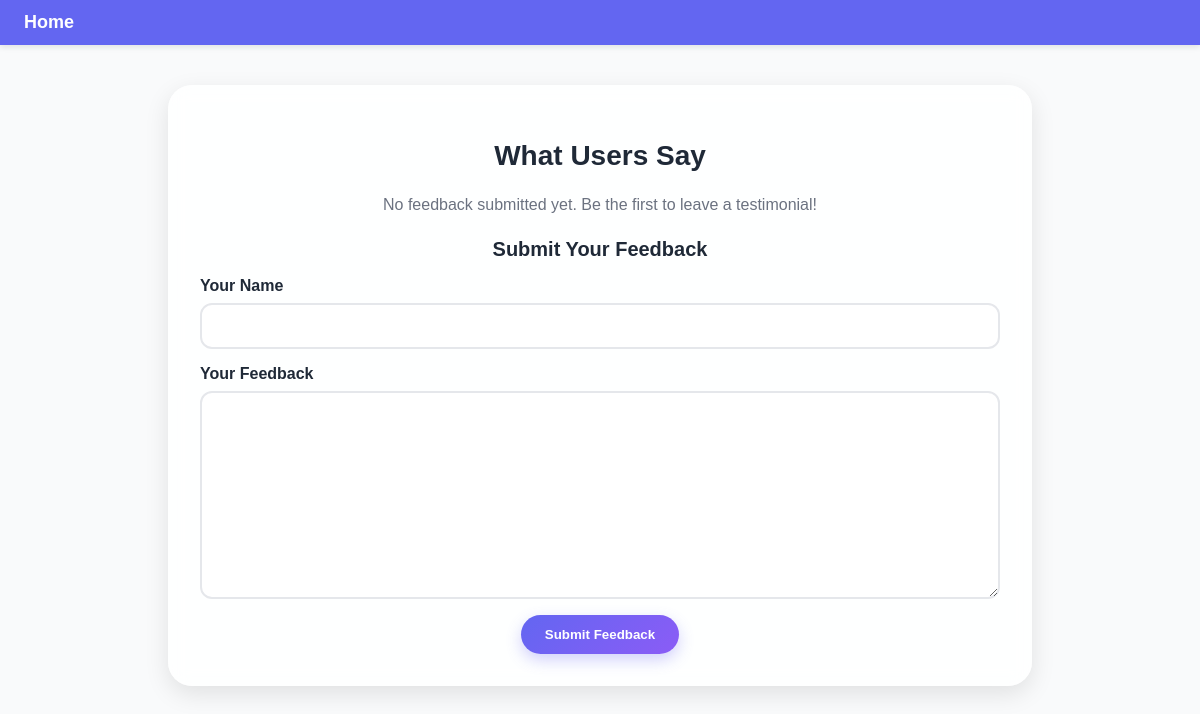
The app's page /dashboard/testimonials/, older data.
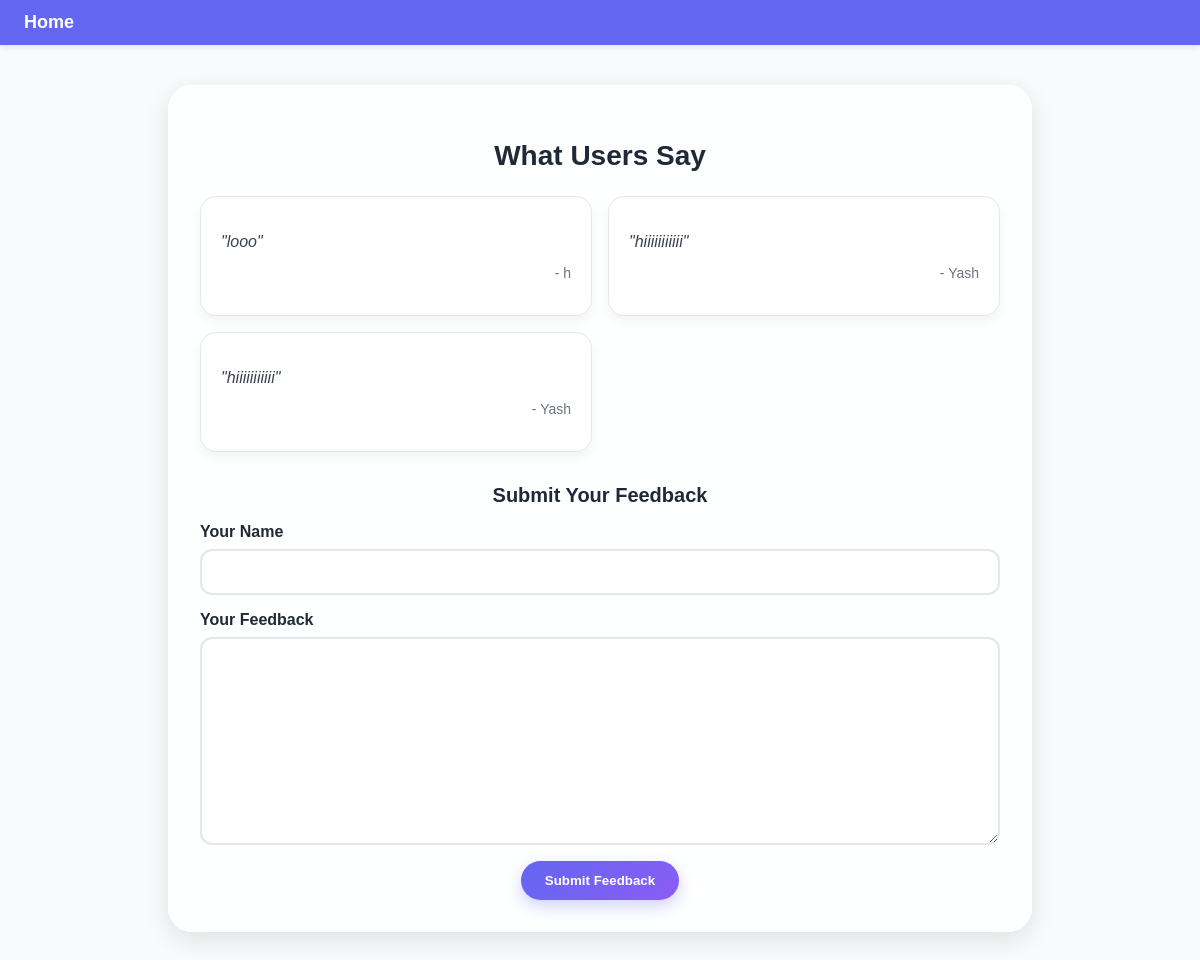
The same page, newer data.
### dashboard/models.py (models this page shows, shortened)
class Testimonial(models.Model):
    name = models.CharField(max_length=100)
    feedback = models.TextField()
    created_at = models.DateTimeField(auto_now_add=True)

### dashboard/views.py (the view)
# urls.py: path('testimonials/', views.testimonials_view, name='testimonials'),
def testimonials_view(request):
    testimonials = Testimonial.objects.all().order_by('-created_at')
    form = TestimonialForm()
    if request.method == 'POST':
        form = TestimonialForm(request.POST)
        if form.is_valid():
            form.save()
            return redirect('dashboard:testimonials')  # Your URL name here
    context = {'testimonials': testimonials, 'form': form}
    return render(request, 'dashboard/testimonials.html', context)

### dashboard/forms.py
class TestimonialForm(forms.ModelForm):
    class Meta:
        model = Testimonial
        fields = ['name', 'feedback']

### templates/dashboard/testimonials.html (shortened to what this page needs)
<!DOCTYPE html>
<html lang="en">
<head>
</head>
<body>
    <nav>
        <a href="{% url 'home' %}">Home</a>
    </nav>
    <div class="testimonial-section">
        <h2 class="testimonial-header">What Users Say</h2>
        {% if testimonials %}
        <div class="testimonial-grid">
            {% for t in testimonials %}
            <div class="testimonial-card">
                <p class="testimonial-text">"{{ t.feedback }}"</p>
                <p class="testimonial-user">- {{ t.name }}</p>
            </div>
            {% endfor %}
        </div>
        {% else %}
        <p class="no-feedback">No feedback submitted yet. Be the first to leave a testimonial!</p>
        {% endif %}
        <div class="testimonial-form">
            <h3>Submit Your Feedback</h3>
            <form method="POST">
                <div class="form-group">
                    <label for="{{ form.name.id_for_label }}">Your Name</label>
                    {{ form.name }}
                </div>
                <div class="form-group">
                    <label for="{{ form.feedback.id_for_label }}">Your Feedback</label>
                    {{ form.feedback }}
                </div>
                <button type="submit" class="submit-feedback-btn">Submit Feedback</button>
            </form>
        </div>
    </div>
</body>
</html>

### templates/dashboard/testimonials.html (style rules this page uses)
body { margin: 0; font-family: Arial, sans-serif; background: #f9fafb; color: #1f2937; }
nav { background: #6366f1; padding: 12px 24px; box-shadow: 0 2px 6px rgba(0,0,0,0.1); display: flex; align-items: center; }
nav a { color: white; text-decoration: none; font-weight: bold; font-size: 18px; }
.testimonial-section { background: rgba(255, 255, 255, 0.85); backdrop-filter: blur(10px); border-radius: 24px; padding: 32px; max-width: 800px; margin: 40px auto; box-shadow: 0 8px 24px rgba(0, 0, 0, 0.1); }
.testimonial-header { text-align: center; font-size: 28px; font-weight: bold; color: #1f2937; margin-bottom: 24px; }
.testimonial-grid { display: grid; grid-template-columns: 1fr; gap: 16px; margin-bottom: 32px; }
@media (min-width: 768px) { .testimonial-grid { grid-template-columns: 1fr 1fr; } }
.testimonial-card { background: white; border: 1px solid #e5e7eb; border-radius: 16px; padding: 20px; box-shadow: 0 6px 12px rgba(0, 0, 0, 0.05); transition: transform 0.2s, box-shadow 0.2s; }
.testimonial-text { font-size: 16px; color: #374151; margin-bottom: 12px; font-style: italic; }
.testimonial-user { text-align: right; font-size: 14px; color: #6b7280; }
.testimonial-form h3 { font-size: 20px; font-weight: bold; color: #1f2937; margin-bottom: 16px; text-align: center; }
.testimonial-form form { display: flex; flex-direction: column; gap: 16px; }
.form-group { display: flex; flex-direction: column; gap: 8px; }
.form-group label { font-weight: bold; color: #1f2937; }
.form-group input, .form-group textarea { padding: 12px; border: 2px solid #e5e7eb; border-radius: 12px; font-size: 16px; font-family: inherit; transition: all 0.2s; resize: vertical; }
.submit-feedback-btn { background: linear-gradient(135deg, #6366f1, #8b5cf6); color: white; padding: 12px 24px; border: none; border-radius: 50px; font-weight: bold; cursor: pointer; transition: all 0.3s ease; box-shadow: 0 6px 15px rgba(99, 102, 241, 0.3); max-width: 200px; align-self: center; }

Row changes from the older to the newer data that the page shows:
added Testimonial: feedback "looo", name "h"
added Testimonial: feedback "hiiiiiiiiiii", name "Yash"
added Testimonial: feedback "hiiiiiiiiiii", name "Yash"
Text that changed along with them:
text no longer shown: "No feedback submitted yet. Be the first to leave a testimonial!"
